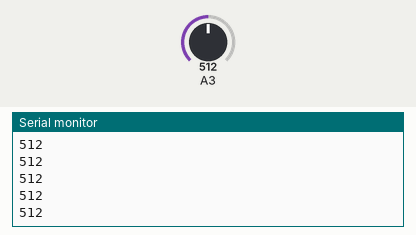
Recording of a sketch running on a simulated Arduino Uno, built with avr-gcc and run on an emulated ATmega328P. Shown: the last lines printed to the serial monitor. The test bench sets the inputs (shaded band); at power-on: A3 = 512.

Above: at 1.2 s.
1.3 s: A3 set to 716
At 1.43 s:
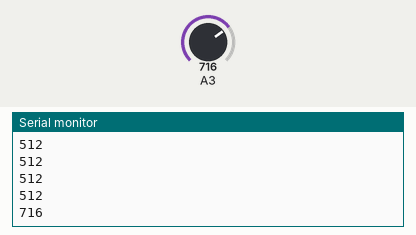
2.8 s: A3 set to 900
At 2.8 s:
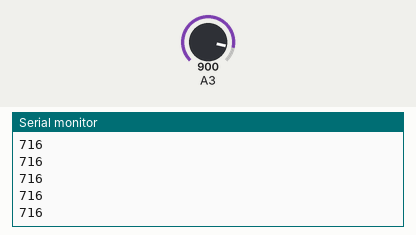
Timing chart, 0 to 5.8 s (numbered marks = the images above; inputs shaded):
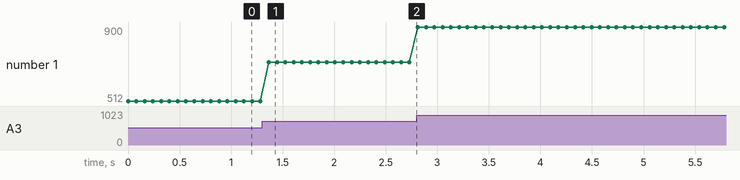

The sketch:

SoundSensor.ino
```cpp
void setup() {
  pinMode (11, INPUT);
  Serial.begin(9600);
}

void loop() {
  int analogwertVomSoundsensor = analogRead(11);
  Serial.println (analogwertVomSoundsensor);
  delay(80);

}
```

Measured:
- after the input at 1.3 s, the serial monitor: prints a new line after 0.07 s (image 1)
- plotted number 1: 512 → 716 after the input at 1.3 s, 716 → 900 after the input at 2.8 s
